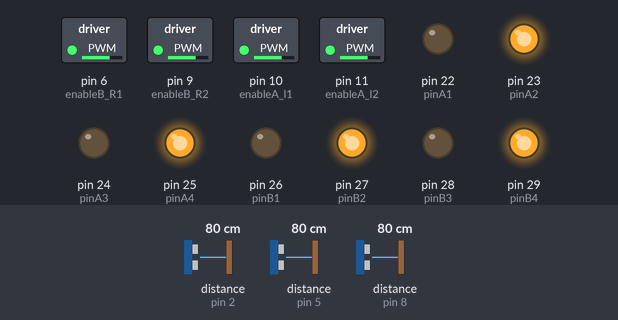
Bench run of a sketch on a simulated Arduino Mega 2560, built with avr-gcc and run on an emulated ATmega2560. On the bench: switched loads named in the sketch (green lamp = pin HIGH), output pins drawn as LEDs (lit = HIGH). The inputs (shaded band) are chosen by the test bench; at power-on: distance to the obstacle (sensors on pin 2, pin 5, pin 8) 80 cm. The echo pulse lasts 58.3 µs per cm.

Above: at 1.2 s.
1.3 s: distance to the obstacle (sensor on pin 2) set to 2 cm
At 2.1 s:
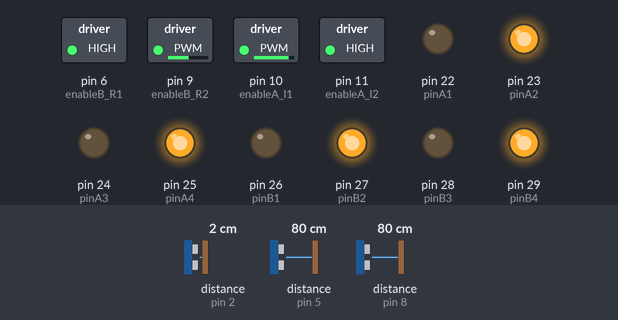
2.8 s: distance to the obstacle (sensor on pin 5) set to 4 cm
At 3.6 s:
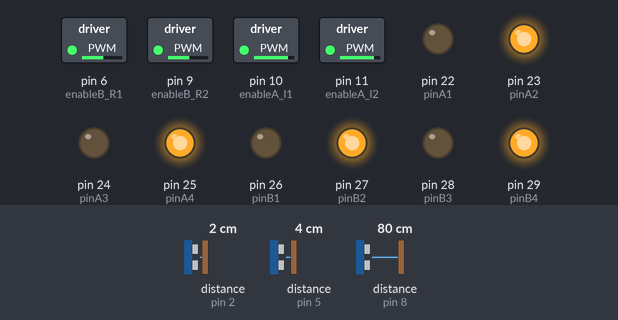
4.3 s: distance to the obstacle (sensor on pin 2) set to 9 cm
At 4.7 s:
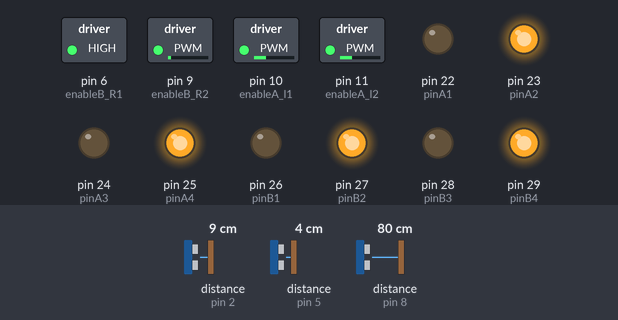
5.8 s: distance to the obstacle (sensor on pin 5) set to 2 cm
At 6.9 s:
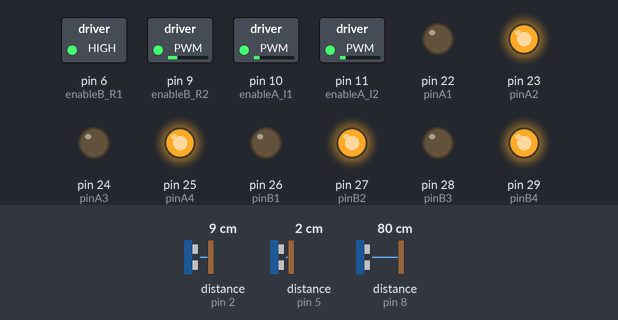
7.3 s: distance to the obstacle (sensor on pin 2) set to 4 cm
At 8.2 s:
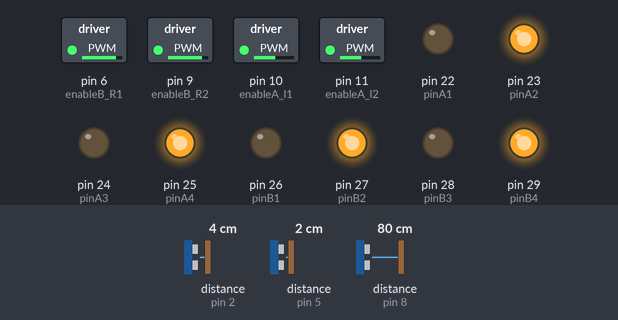
8.8 s: distance to the obstacle (sensor on pin 5) set to 9 cm
At 9.3 s:
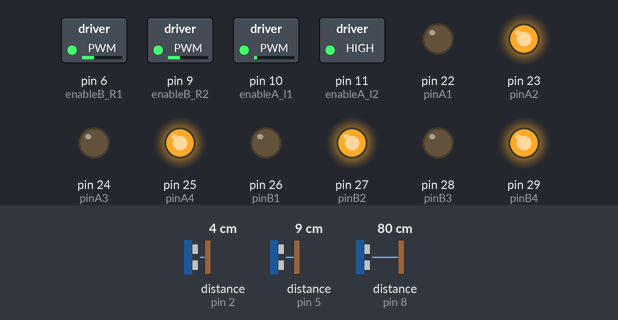
Timing chart, 0 to 11.3 s (numbered marks = the images above; inputs shaded):
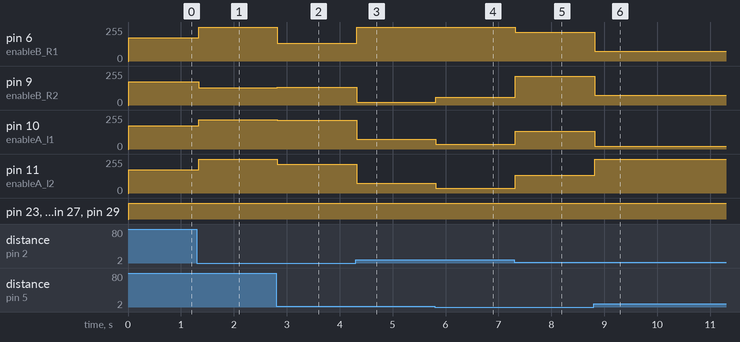

The sketch:

task1_-_stage_1.ino
```cpp
/*
    * File        : Stage1.Task1
    * Author      : bassem
    * Date        : 6/9/2017
*/
// task 1 variables
short int right_base_speed=175;
short int left_base_speed=175;
short int right_motor_speed , left_motor_speed ;
// end decleration
#include <NewPing.h> // ultrasnic lib

//Motor A pins"left motors"
#define enableA_l1   10
#define enableA_l2   11
#define pinA1   22
#define pinA2   23
#define pinA3   24
#define pinA4   25

//Motor B pins"right motors"
#define enableB_R1   6
#define enableB_R2   9
#define pinB1   26
#define pinB2   27
#define pinB3   28
#define pinB4   29

//pin define of 3 ultrasonics
#define trigPin1 3
#define echoPin1 2
#define trigPin2 4
#define echoPin2 5
#define trigPin3 7
#define echoPin3 8
#define MAX_DISTANCE 200

NewPing sonarleft(trigPin1, echoPin1, MAX_DISTANCE);
NewPing sonarright(trigPin2, echoPin2, MAX_DISTANCE);
NewPing sonarfront(trigPin3, echoPin3, MAX_DISTANCE);

void setup()
{
//declaration of motors a :
 pinMode(enableA_l1, OUTPUT);
 pinMode(enableA_l2, OUTPUT);
 pinMode(pinA1, OUTPUT);
 pinMode(pinA2, OUTPUT);
 pinMode(pinA3, OUTPUT);
 pinMode(pinA4, OUTPUT);

//declaration of motors b :
 pinMode(enableB_R1, OUTPUT);
 pinMode(enableB_R2, OUTPUT);
 pinMode(pinB1, OUTPUT);
 pinMode(pinB2, OUTPUT);
 pinMode(pinB3, OUTPUT);
 pinMode(pinB4, OUTPUT);

Serial.begin (9600);
}

void loop()
{
  task1();
  Serial.println("strart task1");
}

void task1 ()
{
while (1)
{
short int kp =20 , motor_speed , last_error ;
float l=0,r=0,f=0; //f  forword distance and r reverse distance and l left distance
long int ms=0; // time that arduino is on
  l=sonarleft.ping_cm();
  r=sonarright.ping_cm();
  f=sonarfront.ping_cm();
  int error_task1 = l-r ;
  if (error_task1 ==0 ) // if The distance is correct
  {
    Forward();
  }
 else
 {
  right_motor_speed = right_base_speed + motor_speed ;
  left_motor_speed = left_base_speed - motor_speed ;
  motor_turns ();
 }

 motor_speed = kp * error_task1 ;
 last_error = error_task1 ;
}
}

 //motors controls
void Forward()
{ //Forward with high speed
 digitalWrite(pinA1, 0);
 digitalWrite(pinA2, 1);
 digitalWrite(pinA3, 0);
 digitalWrite(pinA4, 1);
 digitalWrite(pinB1, 0);
 digitalWrite(pinB2, 1);
 digitalWrite(pinB3, 0);
 digitalWrite(pinB4, 1);

 analogWrite(enableA_l1, left_base_speed);
 analogWrite(enableA_l2, left_base_speed);
 analogWrite(enableB_R1, right_base_speed);
 analogWrite(enableB_R2, right_base_speed);
}

void motor_turns ()
{

  digitalWrite(pinA1, 0);
  digitalWrite(pinA2, 1);
  digitalWrite(pinB1, 0);
  digitalWrite(pinB2, 1);
  analogWrite(enableA_l1 ,left_motor_speed);
  analogWrite(enableA_l2 ,left_motor_speed);
  analogWrite(enableB_R1 ,right_motor_speed);
  analogWrite(enableB_R2 ,right_motor_speed);
}
```

Measured:
- after the input at 1.3 s, pin 6 (enableB_R1), pin 11 (enableA_l2): 175/255 → 255/255 at once; pin 9 (enableB_R2): 175/255 → 131/255 at once; pin 10 (enableA_l1): 175/255 → 219/255 at once
- after the input at 2.8 s, pin 6 (enableB_R1): 255/255 → 135/255 at once; pin 9 (enableB_R2): 131/255 → 135/255 at once; pin 10 (enableA_l1): 219/255 → 215/255 at once; pin 11 (enableA_l2): 255/255 → 215/255 at once
- after the input at 4.3 s, pin 6 (enableB_R1): 135/255 → 255/255 at once; pin 9 (enableB_R2): 135/255 → 19/255 at once; pin 10 (enableA_l1), pin 11 (enableA_l2): 215/255 → 75/255 at once
- after the input at 5.8 s, pin 9 (enableB_R2): 19/255 → 59/255 at once; pin 10 (enableA_l1), pin 11 (enableA_l2): 75/255 → 35/255 at once
- after the input at 7.3 s, pin 6 (enableB_R1): 255/255 → 215/255 at once; pin 9 (enableB_R2): 59/255 → 215/255 at once; pin 10 (enableA_l1), pin 11 (enableA_l2): 35/255 → 135/255 at once
- after the input at 8.8 s, pin 6 (enableB_R1), pin 9 (enableB_R2): 215/255 → 75/255 at once; pin 10 (enableA_l1): 135/255 → 19/255 at once; pin 11 (enableA_l2): 135/255 → 255/255 at once
